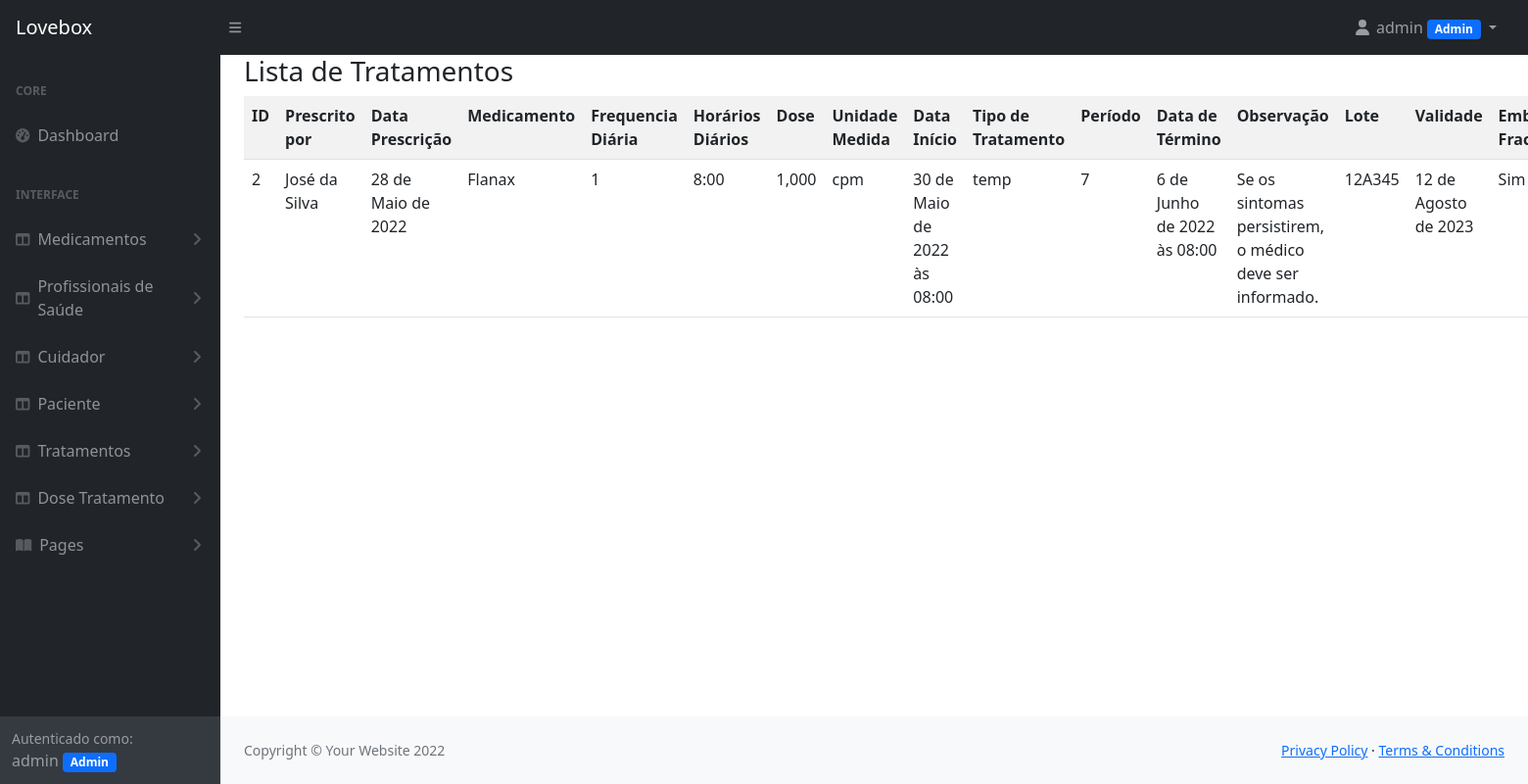
/listar/tratamentos/ (signed in), run on an earlier commit of the app's database.
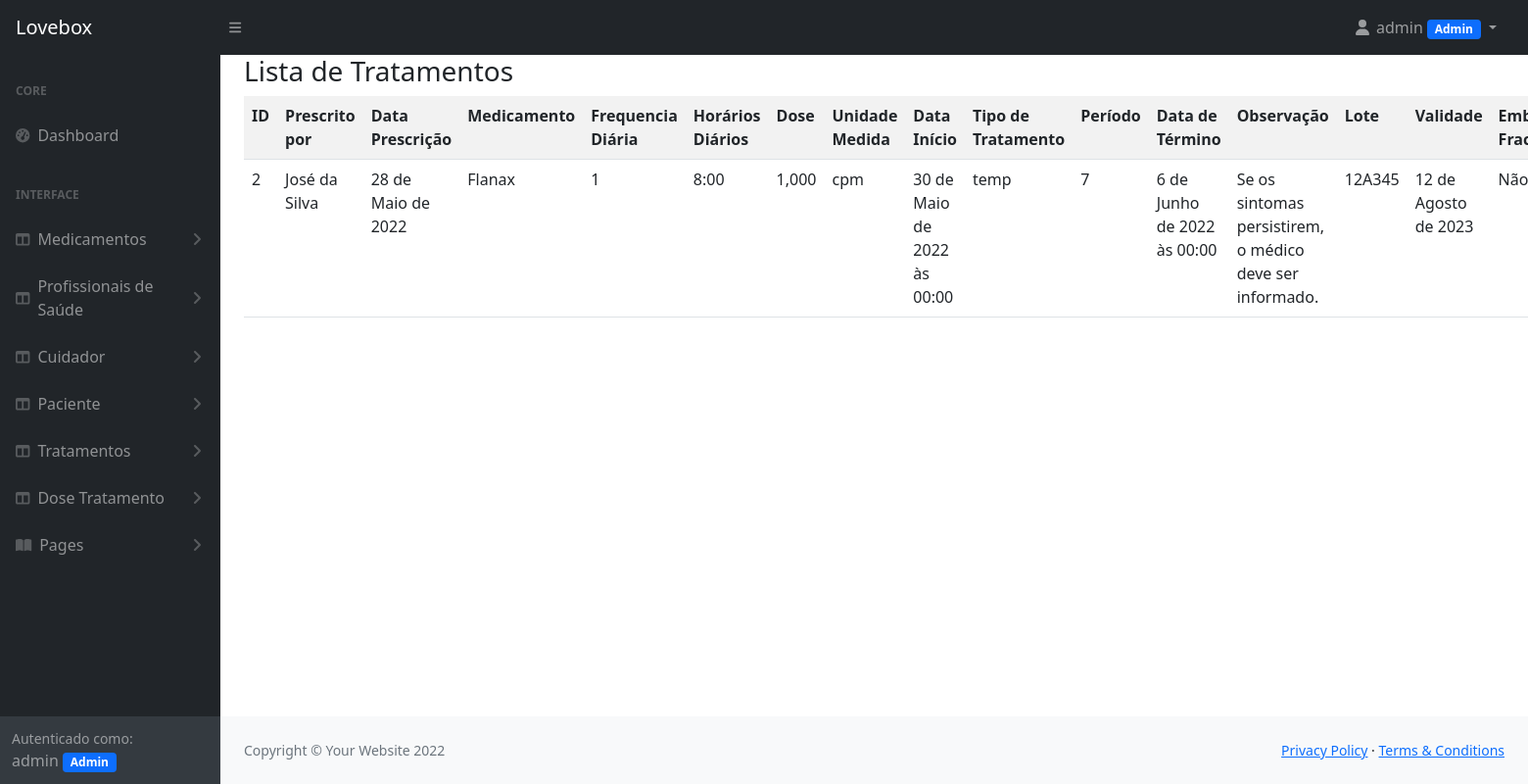
And on a later commit of the database.
### cadastros/models.py (models this page shows, shortened)
class Tratamento(models.Model):
    UNIDADE_MEDIDA = [
        ('gt', 'Gota'),
        ('ml', 'ml'),
        ('cpm', 'Comprimido'),
    ]
    TIPO_TRATAMENTO = [
        ('cont', 'Contínuo'),
        ('temp', 'Temporário')
    ]
    STATUS_TRATAMENTO = [
        ('A', 'Ativo'),
        ('I', 'Inativo')
    ]
    prescrito_por = models.ForeignKey(ProfissionalSaude, on_delete=models.PROTECT)
    data_prescricao = models.DateField(verbose_name='Data da Prescrição')
    medicamento = models.ForeignKey(Medicamento, on_delete=models.PROTECT)
    frequencia_diaria = models.IntegerField(verbose_name='Frequência Diária')
    horarios_diarios = models.CharField(max_length=255, verbose_name='Horários Diários')
    dose = models.DecimalField(max_digits=7, decimal_places=3)
    unidade_medida = models.CharField(max_length=100, verbose_name='Unidade de Medida', choices=UNIDADE_MEDIDA)
    data_inicio = models.DateTimeField(verbose_name='Data de início')
    tipo_tratamento = models.CharField(max_length=50, verbose_name='Tipo de Tratamento', choices=TIPO_TRATAMENTO)
    periodo_tratamento = models.IntegerField(verbose_name='Período de Tratamento')
    data_fim = models.DateTimeField(verbose_name='Data de Término do Tratamento')
    observacao = models.TextField(verbose_name='Observação')
    lote = models.CharField(max_length=50)
    validade = models.DateField()
    embalagem_fracionavel = models.BooleanField(verbose_name='Embalagem Fracionável?')
    quantidade_total_embalagem = models.IntegerField(verbose_name='Quantidade Total por Embalagem')
    amostra_gratis = models.BooleanField(verbose_name='Amostra Grátis')
    status_tratamento = models.CharField(max_length=50, choices=STATUS_TRATAMENTO)
    paciente = models.ForeignKey(Paciente, on_delete=models.PROTECT)
    cadastrado_em = models.DateTimeField(auto_now_add=True)
    atualizado_em = models.DateTimeField(auto_now=True)
    usuario = models.ForeignKey(User, on_delete=models.PROTECT)

class ProfissionalSaude(models.Model):
    nome = models.CharField(max_length=255)
    telefone = models.CharField(max_length=50)
    endereco = models.CharField(max_length=255, verbose_name='Endereço')
    consultorio = models.CharField(max_length=255, verbose_name='Consultório')
    email = models.EmailField()
    redes_sociais = models.CharField(max_length=255, null=True, blank=True)
    crc = models.CharField(max_length=50, verbose_name='Conselho Regional de Classe')

class Medicamento(models.Model):
    nome_comercial = models.CharField(max_length=100)
    laboratorio = models.CharField(max_length=50, verbose_name='Laboratório')
    principio_ativo = models.CharField(max_length=255, verbose_name='Princípio Ativo')
    dose_diaria_maxima = models.IntegerField(verbose_name='Dose Diária Máxima')
    forma_farmaceutica = models.CharField(max_length=50, verbose_name='Forma Farmacêutica')
    concentracao = models.CharField(max_length=10, verbose_name='Concentração')
    via_administracao = models.CharField(max_length=50, verbose_name='Via de administração')
    grupo_etario = models.CharField(max_length=50, verbose_name='Grupo Etário')
    tarja = models.CharField(max_length=100)

### cadastros/views.py (the view)
# urls.py: path('listar/tratamentos/', TratamentoList.as_view(), name='listar-tratamentos'),
class TratamentoList(LoginRequiredMixin, ListView):
    login_url = reverse_lazy('login')
    model = Tratamento
    template_name = 'cadastros/listar-tratamentos.html'
    def get_queryset(self):
        self.object_list = Tratamento.objects.filter(usuario=self.request.user).select_related()
        return self.object_list

### cadastros/templatetags/meus_filtros.py (called while the page is built)
@register.filter(name="esta_no_grupo")
def esta_no_grupo(usuario, nome_do_grupo):
    if(usuario.groups.filter(name=nome_do_grupo)):
        return True
    else:
        return False

@register.filter(name="substituir_boolean")
def substituir_boolean(status):
    if (status == True):
        return "Sim"
    else:
        return "Não"

### cadastros/templates/cadastros/listar-tratamentos.html (shortened to what this page needs)
{% extends 'cadastros/modelo.html' %}
{% load static %}
{% load meus_filtros %}
{% block titulo_pagina %}
    <h3>Lista de Tratamentos</h3>
{% endblock %}
{% block conteudo %}
    <table class="table table-striped p-4">
        <tr>
            <th>ID</th>
            <th>Prescrito por</th>
            <th>Data Prescrição</th>
            <th>Medicamento</th>
            <th>Frequencia Diária</th>
            <th>Horários Diários</th>
            <th>Dose</th>
            <th>Unidade Medida</th>
            <th>Data Início</th>
            <th>Tipo de Tratamento</th>
            <th>Período</th>
            <th>Data de Término</th>
            <th>Observação</th>
            <th>Lote</th>
            <th>Validade</th>
            <th>Embalagem Fracionável</th>
        </tr>
        {% for tratamento in object_list %}
        <tr>
            <td>{{ tratamento.pk }}</td>
            <td>{{ tratamento.prescrito_por.nome }}</td>
            <td>{{ tratamento.data_prescricao }}</td>
            <td>{{ tratamento.medicamento.nome_comercial }}</td>
            <td>{{ tratamento.frequencia_diaria }}</td>
            <td>{{ tratamento.horarios_diarios }}</td>
            <td>{{ tratamento.dose }}</td>
            <td>{{ tratamento.unidade_medida }}</td>
            <td>{{ tratamento.data_inicio }}</td>
            <td>{{ tratamento.tipo_tratamento }}</td>
            <td>{{ tratamento.periodo_tratamento }}</td>
            <td>{{ tratamento.data_fim }}</td>
            <td>{{ tratamento.observacao }}</td>
            <td>{{ tratamento.lote }}</td>
            <td>{{ tratamento.validade }}</td>
            <td>{{ tratamento.embalagem_fracionavel|substituir_boolean }}</td>
        </tr>
        {% empty %}
        <tr>
            <td colspan="100%">Nenhum tratamento cadastrado!</td>
        </tr>
        {% endfor %}
    </table>
{% endblock %}

What changed in the data, as far as the page shows it:
changed Tratamento "cpm": data_inicio "30 de Maio de 2022 às 08:00" → "30 de Maio de 2022 às 00:00"; data_fim "6 de Junho de 2022 às 08:00" → "6 de Junho de 2022 às 00:00"; embalagem_fracionavel|substituir_boolean "Sim" → "Não"
